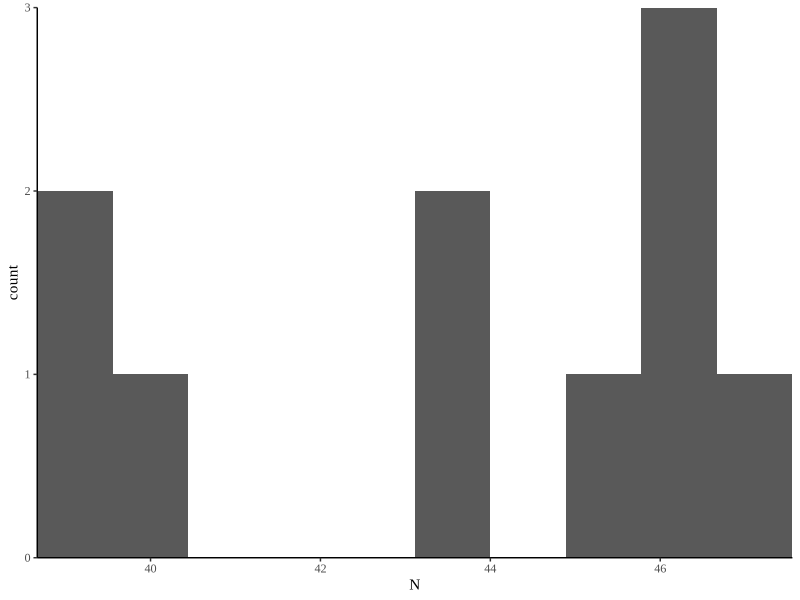
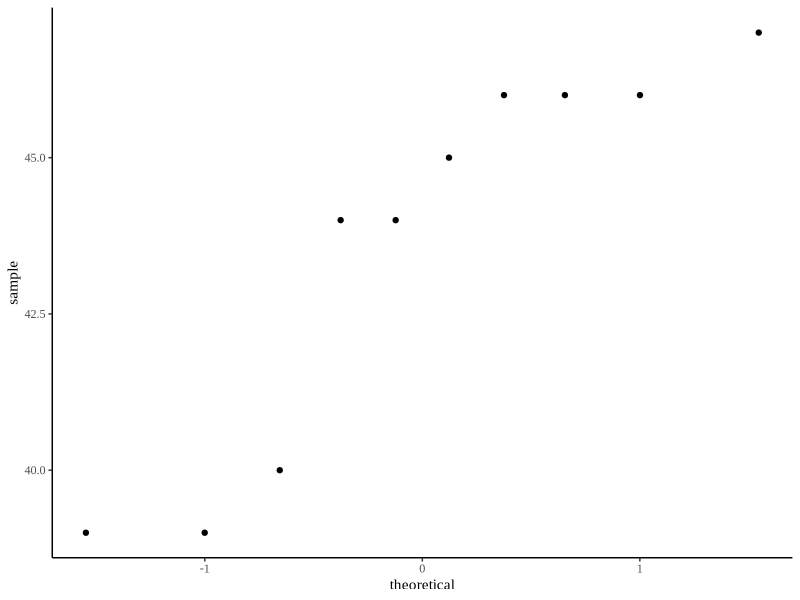
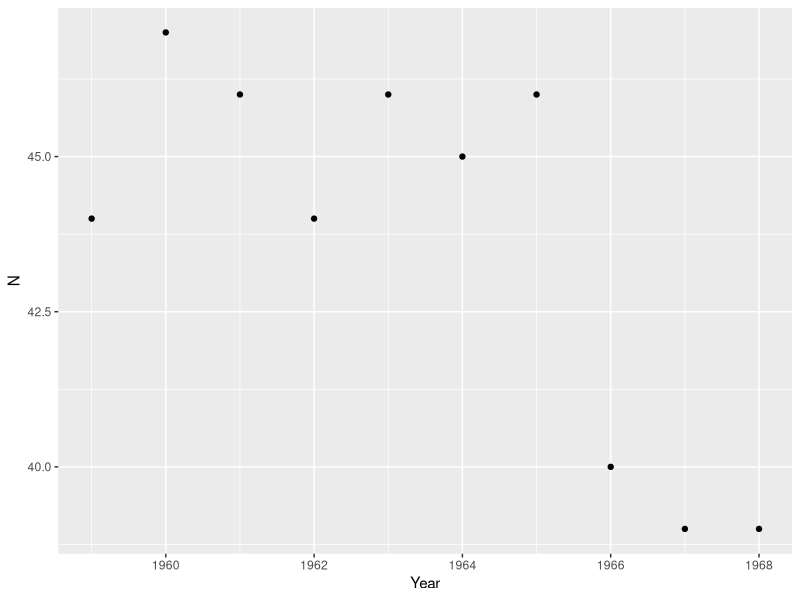
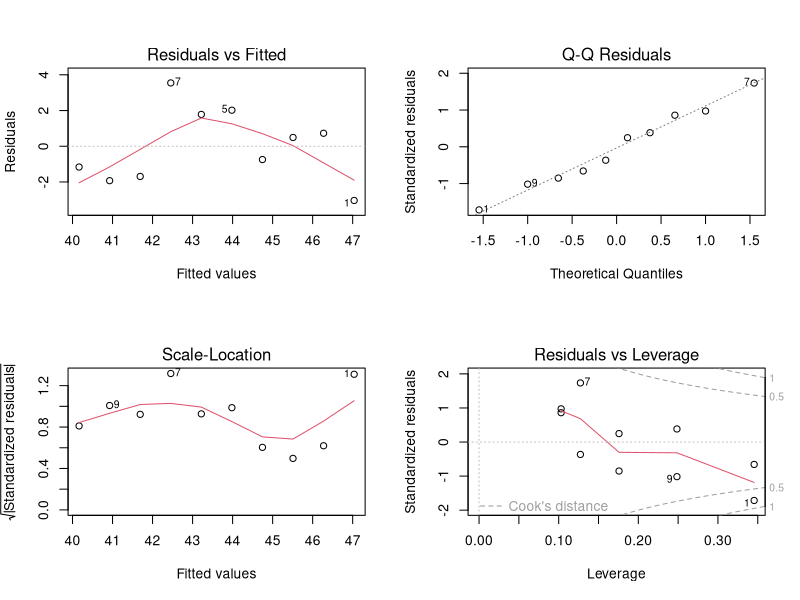
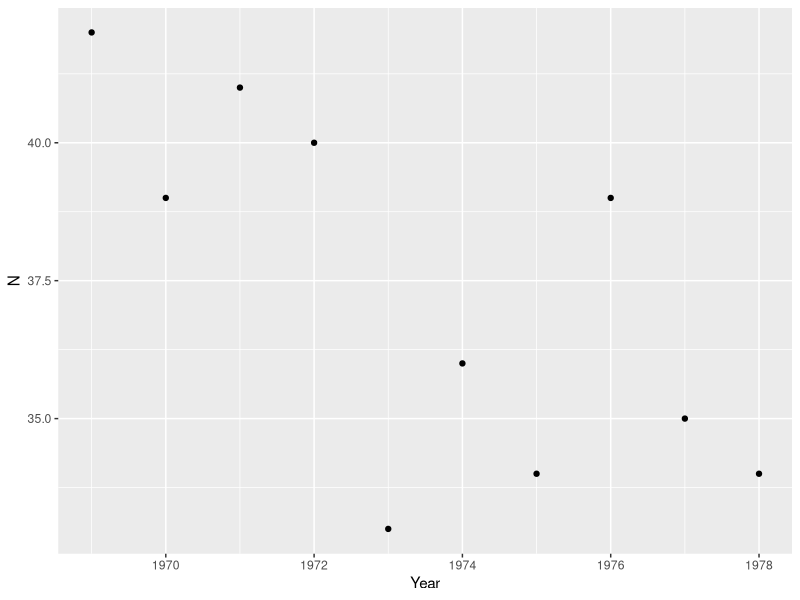
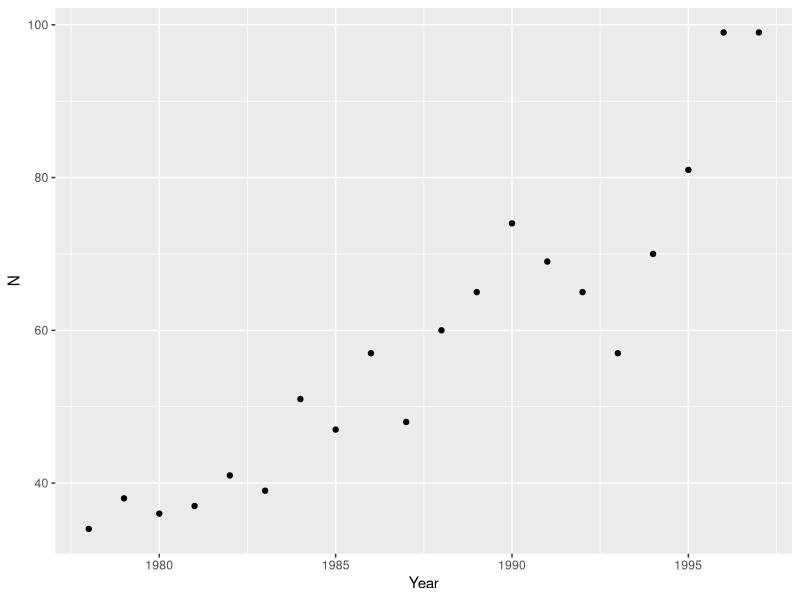

The R source for these figures, in order:
## ---- chunk 1
knitr::opts_chunk$set(echo = TRUE)
## ---- chunk 2

# Load necessary packages
library(tidyverse)

## ---- chunk 3

# Read in data for Eureka dune grass (Swallenia alexandrae) on Saline Dune
swallenia <- read.csv("Swallenia.csv")

# Use two-sample t-test to assess whether and how mean abundance changed from 2009 to 2010
swallenia_t <- t.test(swallenia$count_2009, swallenia$count_2010, var.equal = TRUE)

swallenia_t

## ---- chunk 4

# Do a paired t-test
swallenia_tpaired <- t.test(swallenia$count_2009, swallenia$count_2010, paired = TRUE)

swallenia_tpaired

## ---- chunk 5

# Read in grizzly data
grizzlydata <- read.csv("grizzlydata.csv")

# Did the grizzly bear population decline over the period of 1959 - 1968?

# Filter grizzly data to only include years 1959 - 1968
grizzly1959_1968 <- grizzlydata %>% 
  filter(between(Year, 1959, 1968))
  
grizzly1959_1968_summarize <- grizzly1959_1968 %>% 
  summarize(
    mean1959_1968 = round(mean(N), 2), # Mean = 43.6
    sd1959_1968 = sd(mean(N), 2), # SD = NA
    samplesize1959_1968 = length(N), # Sample size = 10
  )

# Create exploratory histogram
grizzly1959_1968_hist <- ggplot(grizzly1959_1968, aes(x = N)) + 
  geom_histogram(bins = 10) +
    scale_x_continuous(expand = c(0,0)) +
    scale_y_continuous(expand = c(0,0)) +
    theme_classic() +
    theme(text = element_text(family = "Times New Roman")) +
    theme(plot.title = element_text(hjust = 0.5, face = "bold")) +
    theme(legend.position="none") +
    theme(panel.grid.major = element_blank(),
        panel.grid.minor = element_blank(),
        panel.background = element_blank(),
        panel.border = element_blank(),
        axis.line = element_line(colour = "black"))

grizzly1959_1968_hist

# Create exploratory quantile quantile plot
grizzly1959_1968_qq <- ggplot(grizzly1959_1968, aes(sample = N)) + 
  geom_qq() +
  theme_classic() +
  theme(legend.position="none") +
  theme(text = element_text(family = "Times New Roman")) +
  theme(plot.title = element_text(hjust = 0.5, face = "bold"))

grizzly1959_1968_qq

# Create exploratory scatterplot
gg_grizzly1959_1968 <- ggplot(grizzly1959_1968, aes(x = Year, y = N)) +
  geom_point()

gg_grizzly1959_1968
# Overall, it looks like the trend is generally a negative linear relationship. However, it seems the population was relatively stable from 1959 to 1965, but it drastically declined after 1965.

# Perform linear regression to describe the trend in grizzly bear population from 1959 - 1968
grizzly1959_1968_model <- lm(N ~ Year, data = grizzly1959_1968)

grizzly1959_1968_model
# Grizzly population = 1543 - 0.76(Year)

# View model diagnostics
par(mfrow = c(2,2))
plot(grizzly1959_1968_model)

# Explore model fit and signifiance
summary(grizzly1959_1968_model)

## ---- chunk 6

# Filter grizzly data to only include years 1969 - 1978
grizzly1969_1978 <- grizzlydata %>% 
  filter(between(Year, 1969, 1978))

# Create exploratory scatterplot
gg_grizzly1969_1978 <- ggplot(grizzly1969_1978, aes(x = Year, y = N)) +
  geom_point()

gg_grizzly1969_1978
# Overall, it looks like the trend is generally a negative linear relationship. However, there are some outliers on both ends.

# Perform linear regression to describe the trend in grizzly bear population from 1959 - 1968
grizzly1969_1978_model <- lm(N ~ Year, data = grizzly1969_1978)

grizzly1969_1978_model
# Grizzly population = 1532.38 - 0.76(Year)

## ---- chunk 7

# Filter grizzly data to only include years 1978 - 1997
grizzly1978_1997 <- grizzlydata %>% 
  filter(between(Year, 1978, 1997))

# Create exploratory scatterplot
gg_grizzly1978_1997 <- ggplot(grizzly1978_1997, aes(x = Year, y = N)) +
  geom_point()

gg_grizzly1978_1997
# Overall, it looks like the trend is generally a positive linear relationship.

# Perform linear regression to describe the trend in grizzly bear population from 1959 - 1968
grizzly1978_1997_model <- lm(N ~ Year, data = grizzly1978_1997)

grizzly1978_1997_model
# Grizzly population = -6043.13 + 3.07(Year)

